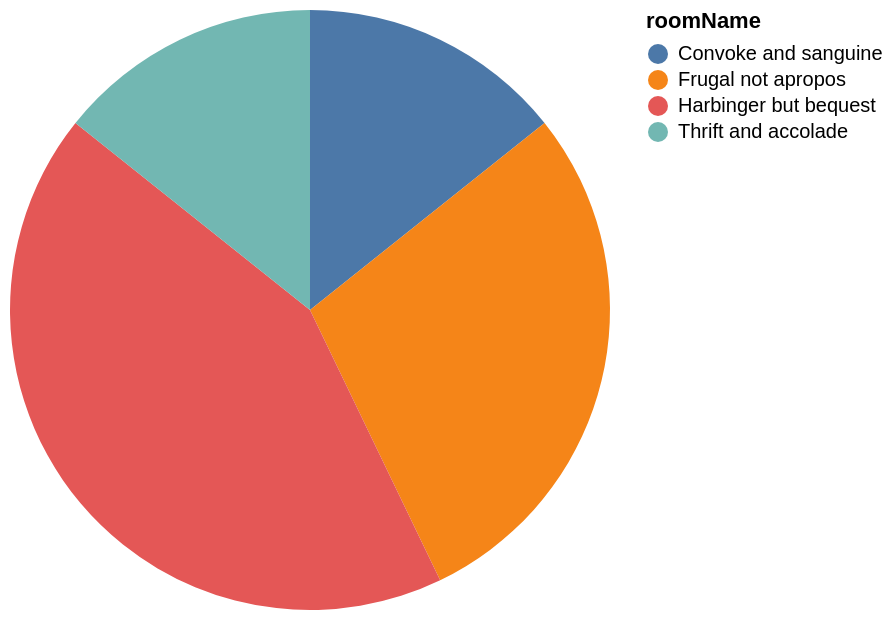

The specification (Vega-Lite) saved for this image:
### Vega-Lite specification from a JSON file in a GitHub repository (floating-point values rounded to 4 significant figures)
{"data": {"values": [{"x_data": "Convoke and sanguine", "y_data": 1}, {"x_data": "Frugal not apropos", "y_data": 2}, {"x_data": "Harbinger but bequest", "y_data": 3}, {"x_data": "Thrift and accolade", "y_data": 1}]}, "mark": "arc", "encoding": {"theta": {"field": "y_data", "type": "quantitative", "title": "COUNT(roomName)"}, "color": {"field": "x_data", "type": "nominal", "title": "roomName"}}}
